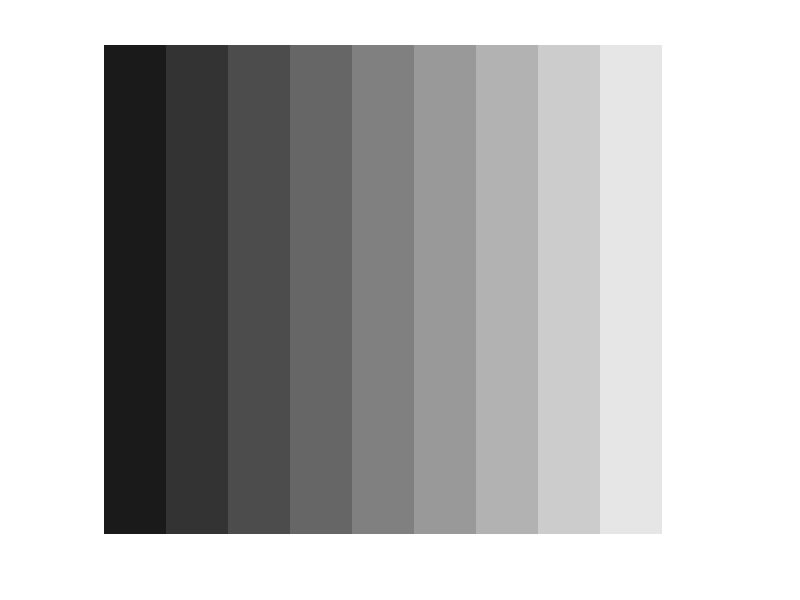

This chart was generated by the following MATLAB code:
%% creating color maps

img=1:10
figure(1)
pp=ones(10,3); 
image(img)
colormap(pp)
axis off;

for i=1:10
    pp(i,:) = i/10
    colormap(pp)
    pause
end
